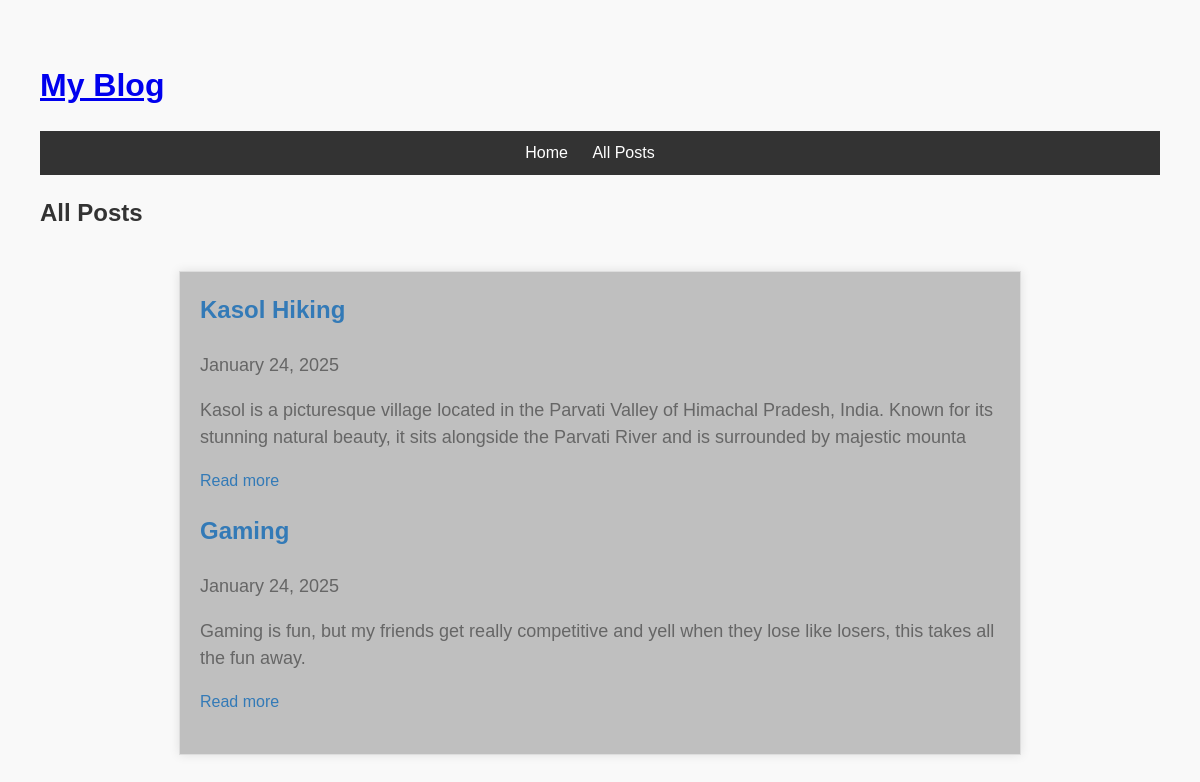
The page /all_posts on the database as committed earlier.
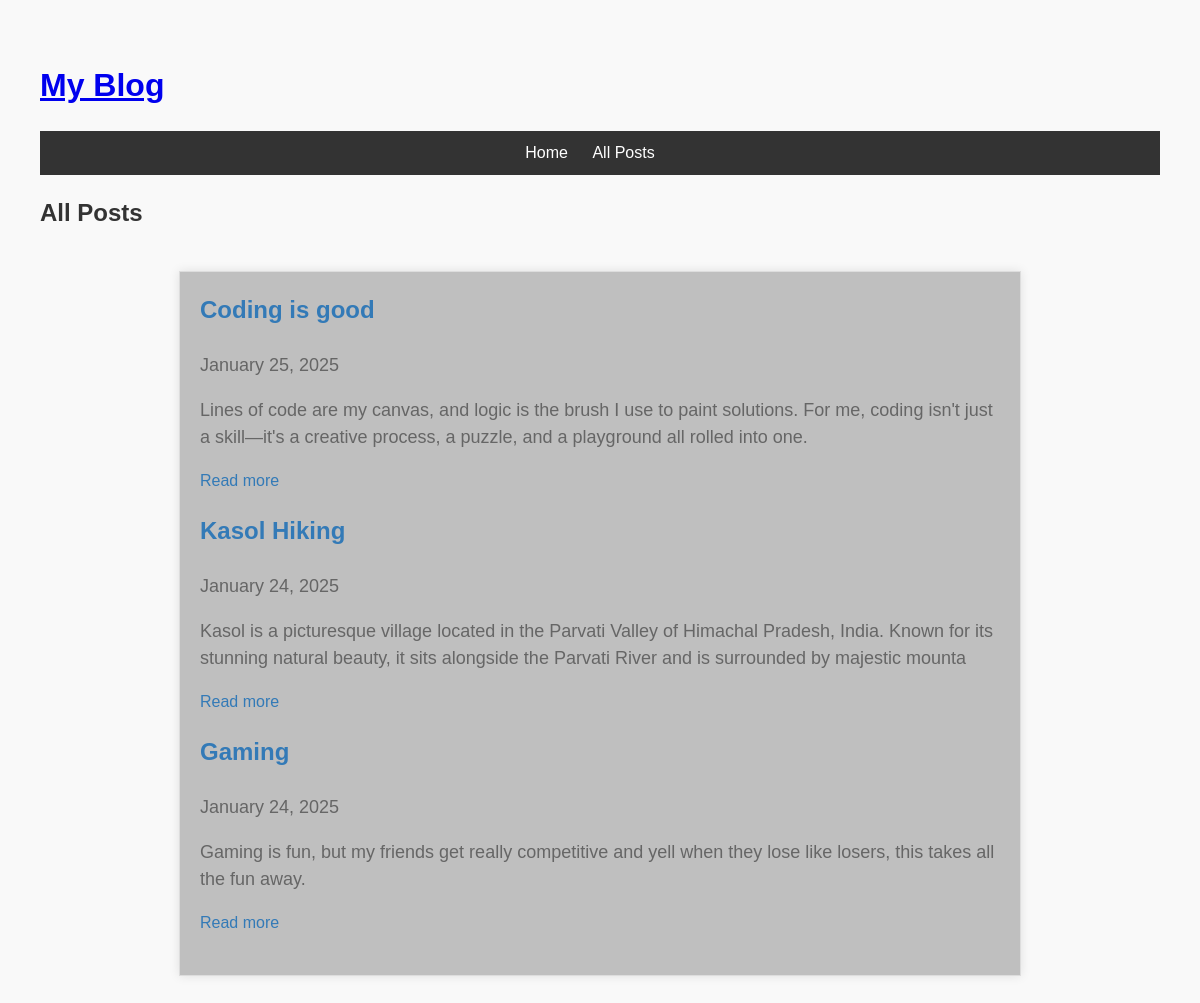
The same page on the database as committed later.
### my_blog_app/models.py (models this page shows, shortened)
class Post(models.Model):
    title = models.CharField(max_length=100)
    excerpt = models.CharField(max_length=200)
    image = models.ImageField(upload_to="posts", null=True)
    date = models.DateField(auto_now=True)
    slug = models.SlugField(unique=True)
    content = models.TextField()
    author = models.ForeignKey(Author, null=True, on_delete=models.SET_NULL, related_name="posts")
    tags = models.ManyToManyField(Tag)

### my_blog_app/views.py (the view)
# urls.py: path('all_posts', views.AllPostsView.as_view(), name='all_posts'),  # All Posts page
class AllPostsView(ListView):
    template_name = "my_blog/all_posts.html"
    model = Post
    ordering = ["-date"]
    context_object_name = "posts"

### my_blog_app/templates/my_blog/all_posts.html (shortened to what this page needs)
{% extends "my_blog/base.html" %}
{% block css_style %}
{% load static%}
<link rel="stylesheet" href="{% static  '/all_posts.css' %}">
{% endblock %}
{% block content %}
    <h2>All Posts</h2>
    <div class="posts">
        {% for post in posts %}
            <article>
                <h3><a href="{% url 'post_detail' slug=post.slug %}">{{ post.title }}</a></h3>
                <p>{{ post.date|date:"F j, Y" }}</p>
                <p>{{ post.excerpt }}</p>
                <a class="read-more" href="{% url 'post_detail' slug=post.slug %}">Read more</a>
            </article>
        {% empty %}
            <p>No posts available.</p>
        {% endfor %}
    </div>
{% endblock %}

Rows that differ between the two databases and show on the page:
added Post: title "Coding is good", date "January 25, 2025", excerpt "Lines of code are my canvas, and logic is the brush I use to paint solutions. For me, coding isn't just a skill—it's a creative process, a puzzle, and a playground all rolled into one."
